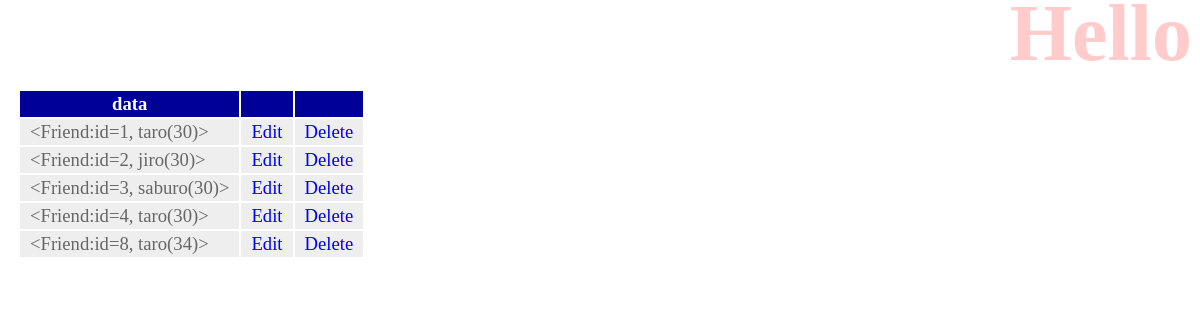
The page /hello/ on the database as committed earlier.
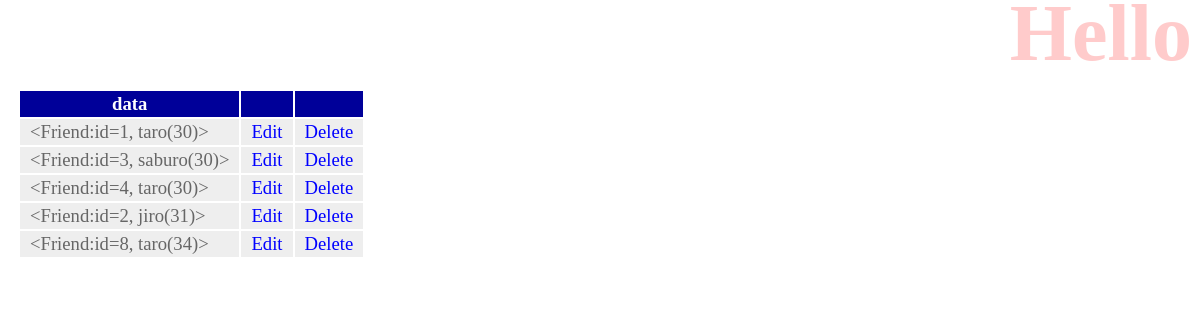
The same page on the database as committed later.
### hello/models.py (models this page shows)
class Friend(models.Model):
    name = models.CharField(max_length=100, \
                             validators = [number_only])
    mail = models.EmailField(max_length=200)
    gender = models.BooleanField()
    age = models.IntegerField(validators=[ \
          MinValueValidator(0), \
          MaxValueValidator(150)])
    birthday = models.DateField()
    def __str__(self):
        return '<Friend:id=' + str(self.id) + ', ' + \
            self.name + '(' + str(self.age) + ')>'

### hello/views.py (the view)
# urls.py: path('', views.index, name = 'index'),
def index(request):
    params = {
            'title' : 'Hello',
            'message' : '',
            'data' : Friend.objects.all().order_by('age'),
        }
    return render(request, 'hello/index.html', params)

### hello/templates/hello/index.html (shortened to what this page needs)
{% load static %}
<!doctype html>
<html lang="ja">
    <head>
        <link rel="stylesheet" type="text/css" href="{% static 'hello/css/style.css' %}" />
    </head>
    <body>
        <h1>{{title}}</h1>
        <table>
            <tr>
                <th>data</th>
                <th></th>
                <th></th>
            </tr>
            {% for item in data %}
            <tr>
                <td>{{item}}</td>
                <td><a href="{% url 'edit' item.id %}">Edit</a></td>
                <td><a href="{% url 'delete' item.id %}">Delete</a></td>
            </tr>
            {% endfor %}
        </table>
    </body>
</html>

### hello/static/hello/css/style.css (style rules this page uses)
body { color: gray; font-size: 16pt; }
h1 { color: red; opacity: 0.2; font-size: 60pt; margin-top: -20px; margin-bottom: 0px; text-align: right; }
a { color: blue; text-decoration: none; }
table { margin: 10px; font-size: 14pt; }
table tr th { background-color: #009; color: white; padding: 2px 10px; border-width: 2px; }
table tr td { background-color: #eee; color: #666; padding: 2px 10px; border-width: 2px; }

Rows that differ between the two databases and show on the page:
changed Friend: id+name+age "<Friend:id=2, jiro(30)>" → "<Friend:id=2, jiro(31)>"; moves down the list
